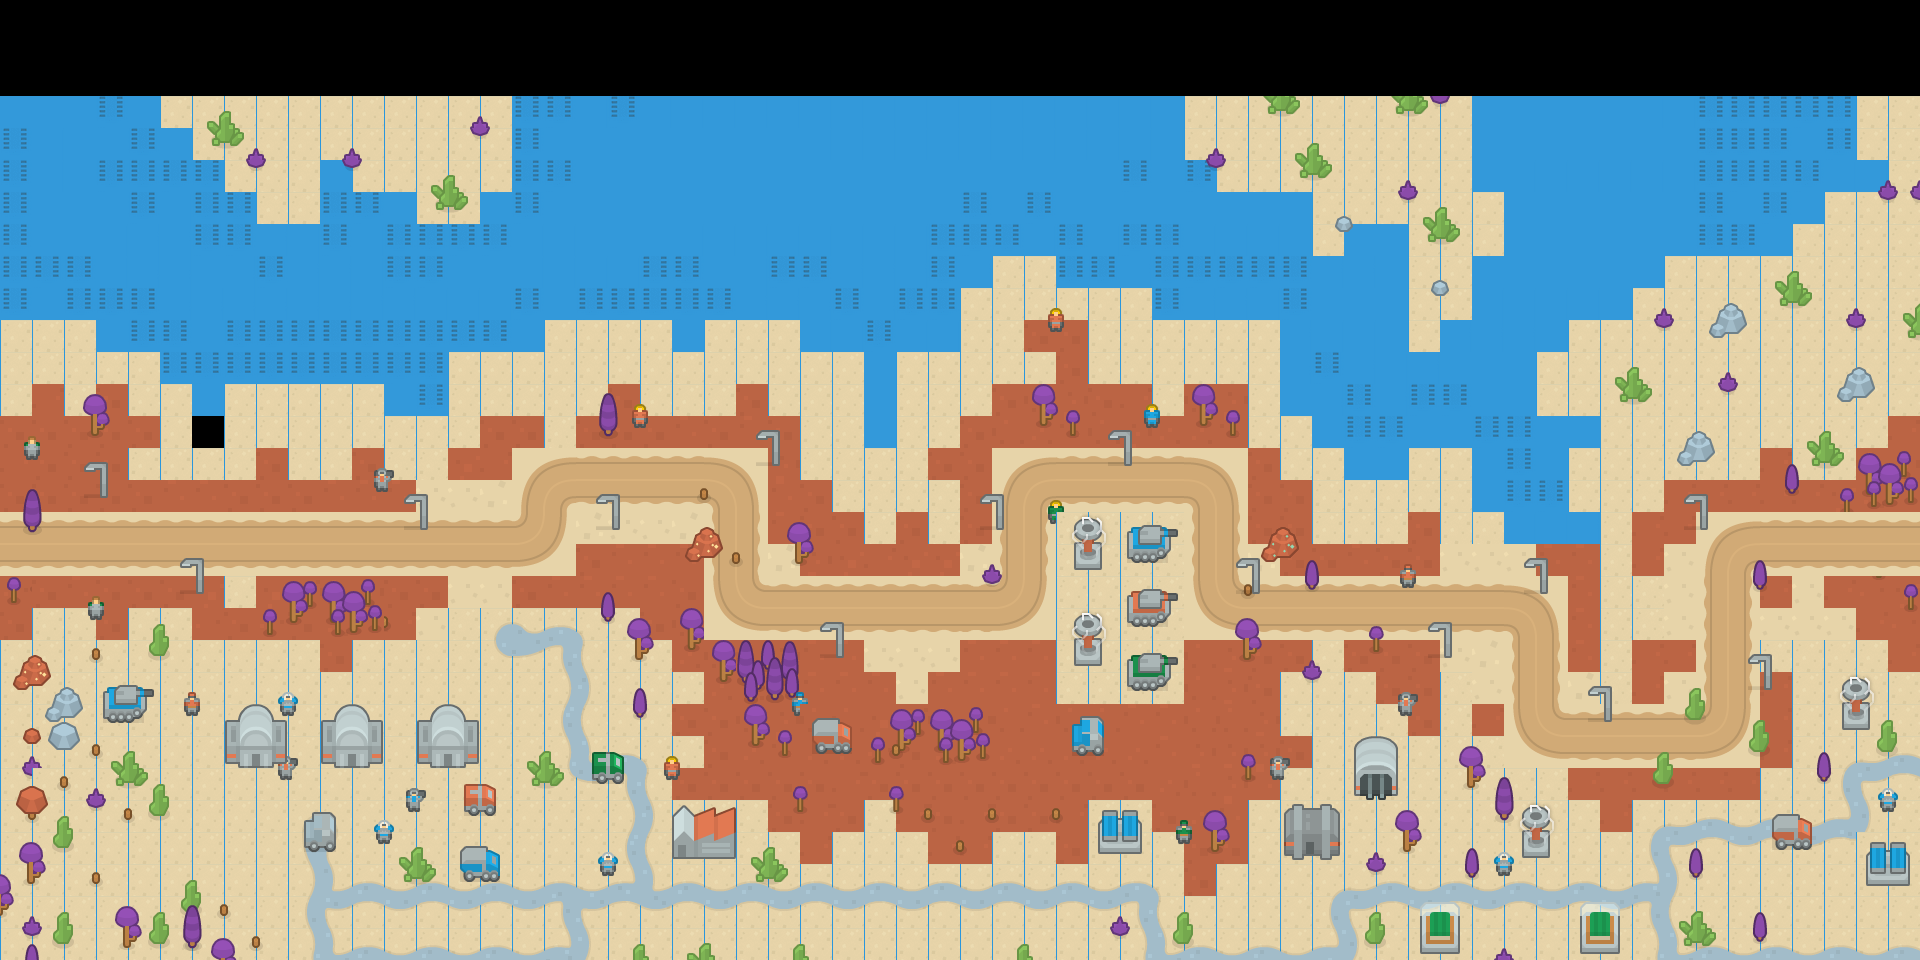

A 2D game scene composited from a Tiled map and its tileset images. What follows is a short description and the map's XML, with each tile layer's data collapsed to a summary:
An orthogonal 60x30 tile map with 32x32 px tiles, 7 tile layers (Tile Layer 1, Tile Layer 2, Tile Layer 0, Tile Layer 3, ...), 5 tilesets and 14 objects (0, 1, 2, 3, 4, ...).

<map version="1.2" tiledversion="1.2.4" orientation="orthogonal" renderorder="right-down" width="60" height="30" tilewidth="32" tileheight="32" infinite="0" nextlayerid="15" nextobjectid="15">
 <tileset firstgid="1" source="scifi_tilesheet.tsx" />
 <tileset firstgid="505" source="Preview_KenneyNL.tsx" />
 <tileset firstgid="953" source="Preview.tsx" />
 <tileset firstgid="1401" source="tileSand_roadEast.tsx" />
 <tileset firstgid="1405" source="terrainTiles_default.tsx" />
 <layer id="7" name="Tile Layer 1" width="60" height="30">
  <data>[1800 cells, 1459 non-empty, 15 distinct tile ids]</data>
 </layer>
 <layer id="8" name="Tile Layer 2" width="60" height="30">
  <data>[1800 cells, 1100 non-empty, 31 distinct tile ids]</data>
 </layer>
 <layer id="11" name="Tile Layer 0" width="60" height="30">
  <data>[1800 cells, 168 non-empty, 26 distinct tile ids]</data>
 </layer>
 <layer id="9" name="Tile Layer 3" width="60" height="30">
  <data>[1800 cells, 422 non-empty, 82 distinct tile ids]</data>
 </layer>
 <layer id="10" name="Tile Layer 4" width="60" height="30">
  <data>[1800 cells, 356 non-empty, 127 distinct tile ids]</data>
 </layer>
 <layer id="13" name="Tile Layer 5" width="60" height="30">
  <data>[1800 cells, 128 non-empty, 44 distinct tile ids]</data>
 </layer>
 <layer id="12" name="Tile Layer 6" width="60" height="30">
  <data>[1800 cells, 134 non-empty, 48 distinct tile ids]</data>
 </layer>
 <objectgroup id="14" name="NAVIGATION_LAYER">
  <object id="1" name="0" x="10" y="536">
   <point />
  </object>
  <object id="2" name="1" x="536" y="542">
   <point />
  </object>
  <object id="3" name="2" x="538" y="482">
   <point />
  </object>
  <object id="4" name="3" x="732" y="482">
   <point />
  </object>
  <object id="5" name="4" x="738" y="604">
   <point />
  </object>
  <object id="6" name="5" x="1010" y="598">
   <point />
  </object>
  <object id="7" name="6" x="1024" y="484">
   <point />
  </object>
  <object id="8" name="7" x="1206" y="482">
   <point />
  </object>
  <object id="9" name="8" x="1220" y="604">
   <point />
  </object>
  <object id="10" name="9" x="1518" y="610">
   <point />
  </object>
  <object id="11" name="10" x="1540" y="722">
   <point />
  </object>
  <object id="12" name="11" x="1722" y="730">
   <point />
  </object>
  <object id="13" name="12" x="1724" y="550">
   <point />
  </object>
  <object id="14" name="13" x="1836.85" y="544.97">
   <point />
  </object>
 </objectgroup>
</map>
